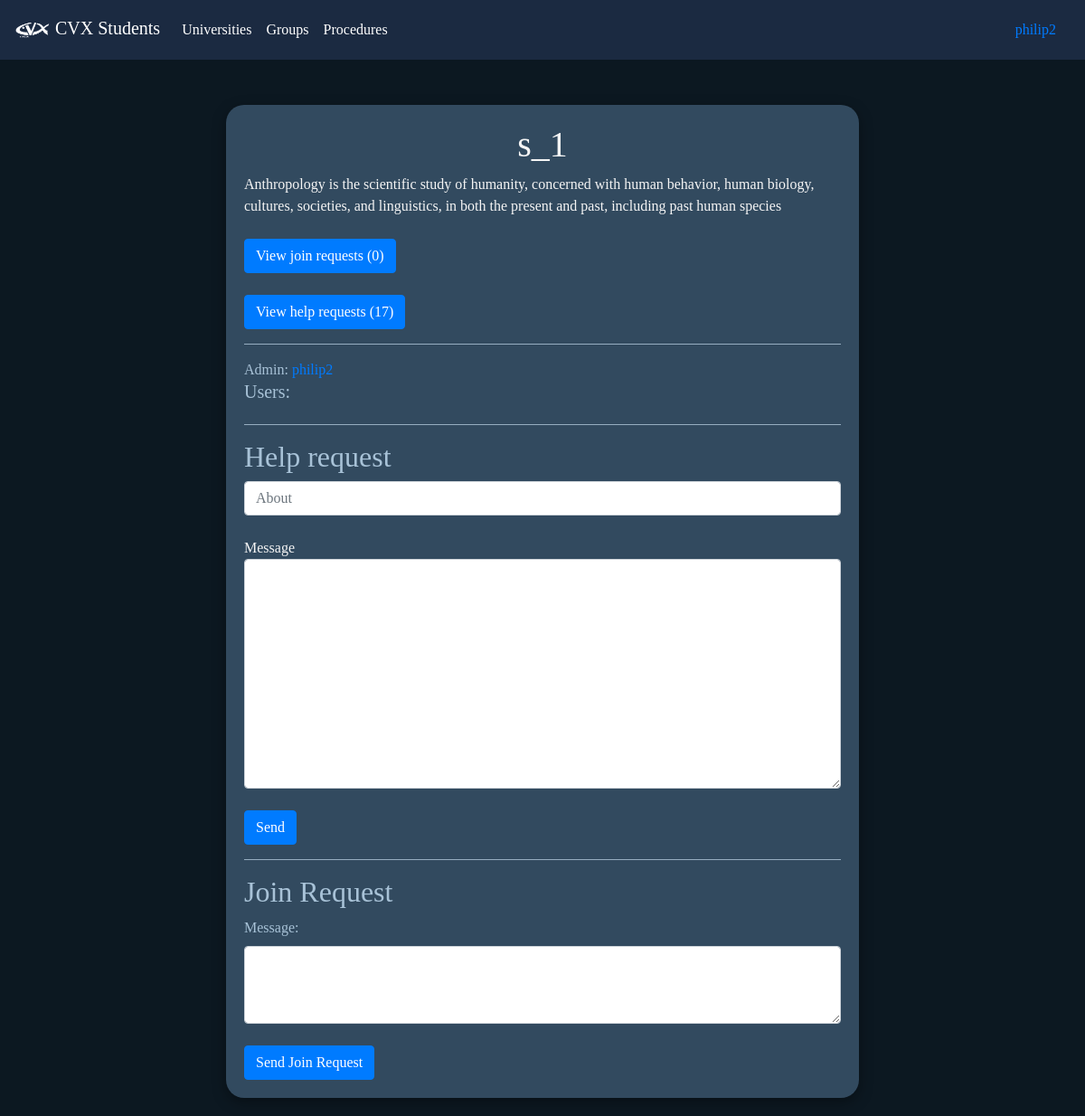
The page /users/support_group/1/ (signed in) on the database its author committed.
### users/models.py (models this page shows)
class SupportGourp(models.Model):
    name    = models.CharField(max_length=100)
    admin   = models.ForeignKey(User, null=True, on_delete=models.SET_NULL)
    about   = models.TextField()
    def __str__(self):
        return self.name

### users/views.py (the view, shortened to what this page needs)
# urls.py: path('support_group/<int:group_id>/', view_support_group, name='view_support_group'),
def view_support_group(request, group_id):
    check_1 = check_access_type_1(request)
    if not check_1['status']:
        return render(request, 'access_denied.html', check_1)
    group = SupportGourp.objects.get(pk = group_id)
    SupportGroupHelpRequestForm = SupportGroupHelpRequest_form(initial={"user": request.user.pk, 'support_gourp' : group_id})
    SupportGroupJoinRequestForm = SupportGroupJoinRequest_form(initial={"user": request.user.pk, 'support_gourp' : group_id})
    join_requests_count = SupportGroupJoinRequest.objects.filter(support_gourp = group).count()
    help_requests_count = SupportGroupHelpRequest.objects.filter(support_gourp = group).count()
    user_in_group = request.user in [a.user for a in group.supportgourpuser_set.all()]
    return render(request, 'support_group.html', {'group': group, 'SupportGroupHelpRequest': SupportGroupHelpRequestForm, 'SupportGroupJoinRequest':SupportGroupJoinRequestForm, 'join_requests_count':join_requests_count, 'group_id': group_id, 'user_in_group': user_in_group, 'help_requests_count':help_requests_count})

### users/forms.py
class SupportGroupHelpRequest_form(ModelForm):
    class Meta:
        model = SupportGroupHelpRequest
        fields = ["about", "message", "user", "support_gourp"]

class SupportGroupJoinRequest_form(ModelForm):
    class Meta:
        model = SupportGroupJoinRequest
        fields = ["message", "user", "support_gourp"]

### users/templates/support_group.html (shortened to what this page needs)
{% extends "general_form.html" %}
{% load static %}
{% block in_form %}
    <h1>{{ group }}</h1>
    <p> {{ group.about }} </p>
    {% if user == group.admin %}
        <br>
        <a class="btn btn-primary" href="{% url 'view_join_requests' group_id=group_id %}"> View join requests ({{ join_requests_count }})</a><br>
    {% endif %}
    {% if user == group.admin or user_in_group %}
        <br>
        <a class="btn btn-primary" href="{% url 'view_help_requests' group_id=group_id %}"> View help requests ({{ help_requests_count }})</a><br>
    {% endif %}
    <hr>
    Admin:  <a href="{% url 'profile' user_id=group.admin.pk %}">{{ group.admin }}</a>  <br>
    <h5> Users: </h5>
    <hr>
    <h2>Help request</h2>
    <form method="post">
        <input type="text"name="about"id="id_about" class="form-control" placeholder="About"><br>
        <p>Message</p>
        <textarea name="message" cols="40" rows="10" id="id_message" class="form-control" ></textarea>
        <br>
        <button type="submit" class="btn btn-primary">Send</button>
    </form>
    {% if not user_in_group %}
    <hr>
    <h2>Join Request</h2>
    <form method="post">
        <label for="id_message">Message:</label>
        <textarea  class="form-control" name="message"  rows="3" id="id_message"></textarea>
        <br>
        <button type="submit" class="btn btn-primary">Send Join Request</button>
    </form>
    {% endif %}
{% endblock %}

### users/templates/navbar.html (shortened to what this page needs)
{% load static %}
<nav class="navbar navbar-expand-lg navbar-dark" style="background-color: #1b2a41 !important;position: fixed; width: 100%;top: 0px;">
    <a class="navbar-brand" href="{% url 'home' %}"><img src="{% static 'images/cvx.png' %}" style="width: 40px;" alt=""> CVX Students</a>
    <div class="collapse navbar-collapse" id="navbarSupportedContent">
      <ul class="navbar-nav mr-auto">
        {% if not user.is_anonymous %}
            <li class="nav-item active">
                <a class="nav-link" href="{% url 'view_universities' %}">Universities</a>
            </li>
            <li class="nav-item active">
                <a class="nav-link" href="{% url 'view_support_groups' %}">Groups </a>
            </li>
            <li class="nav-item active">
                <a class="nav-link" href="{% url 'view_procedures' %}">Procedures</a>
            </li>
        {% endif %}
      </ul>
    {% if user.is_anonymous %}
        <li class="form-inline my-2 my-lg-0">
            <a class="nav-link" href="{% url 'login' %}">Login</a>
        </li>
        <li class="form-inline my-2 my-lg-0">
            <a class="nav-link" href="{% url 'create_user_account' %}">Signup</a>
        </li>
    {% else %}
        <li class="form-inline my-2 my-lg-0">
            <a class="nav-link" href="{% url 'profile' user.pk %}">{{ user }}</a>
        </li>
    {% endif %}
    </div>
  </nav>
  <br><br><br><br>

### users/static/css/style.css (style rules this page uses)
body { font-family: 'Comfortaa' !important; }
p { margin-bottom: 0px !important; }
hr { background-color: #a8c2d7; }
.navbar { background-color: #324a5f; }
h1 { color: #f5f5f5; text-align: center; }
p { color: #f5f5f5; }

### rows shown on the page
SupportGourp: name "s_1", about "Anthropology is the scientific study of humanity, concerned with human behavior, human biology, cultures, societies, and linguistics, in both the present and past, including past human species", admin "philip2"

### other values the page prints
{{ user }} "philip2"
{{ join_requests_count }} "0"
{{ help_requests_count }} "17"
